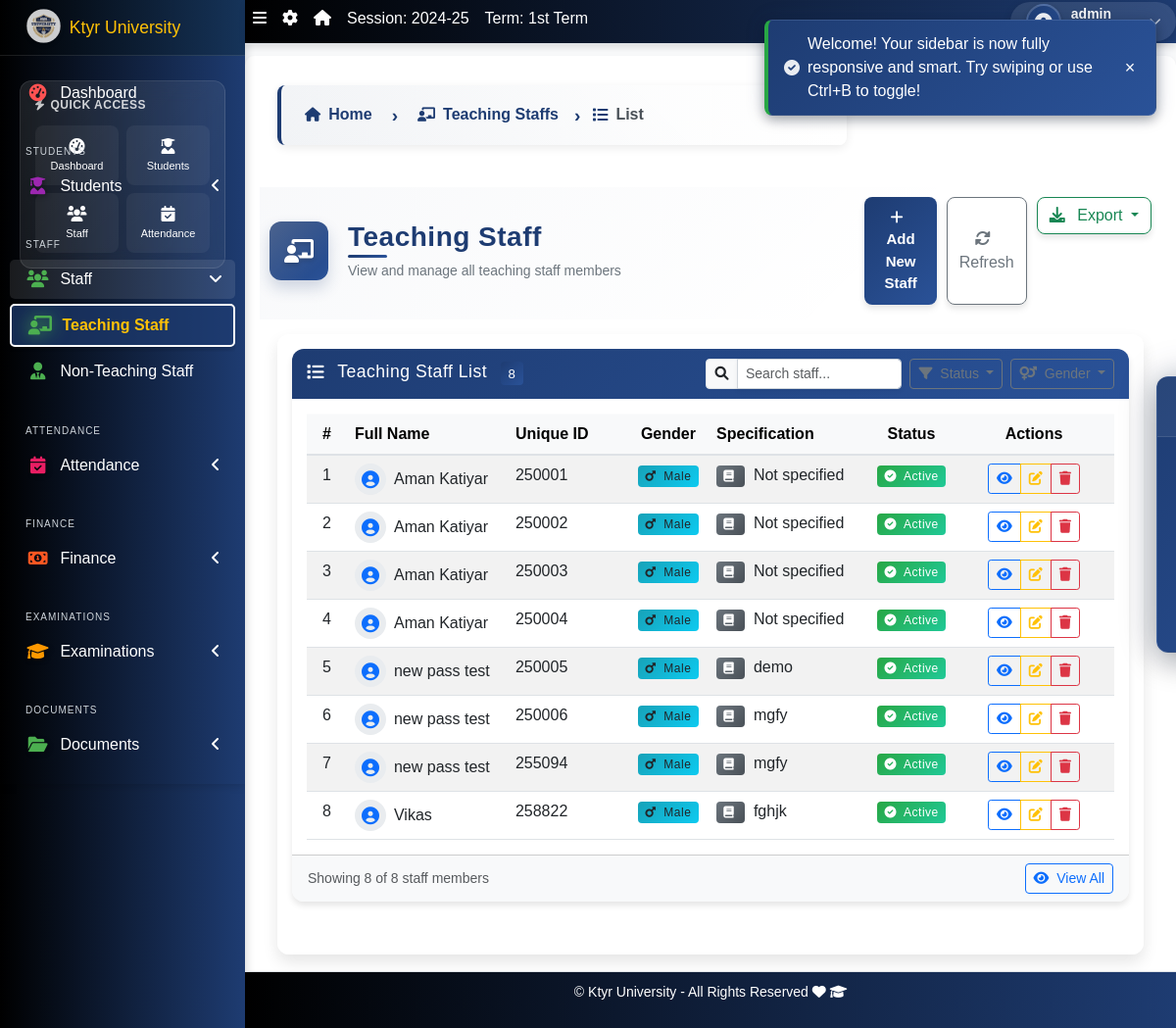
The app's page /staff/list/ (signed in), older data.
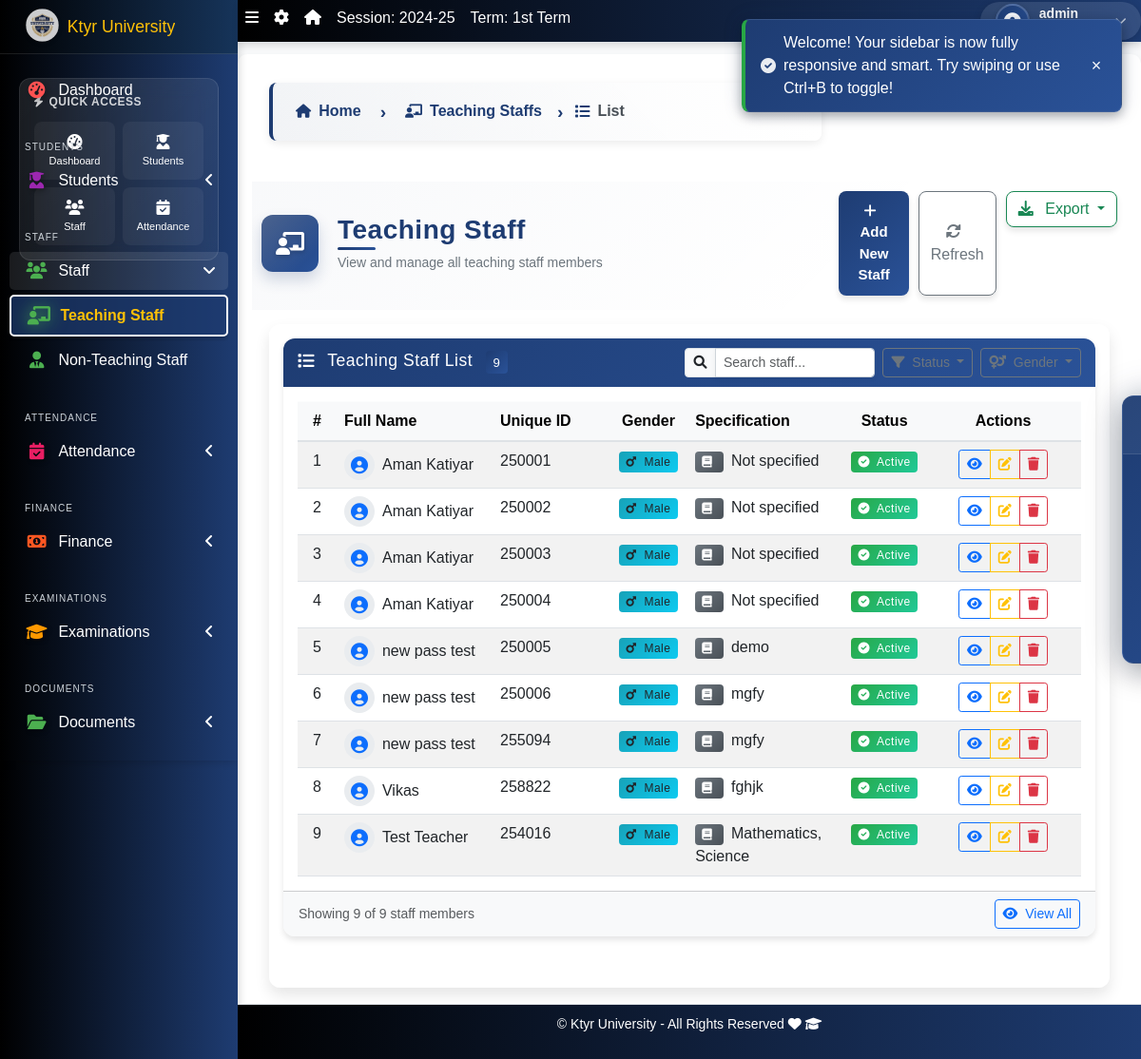
The same page, newer data.
### apps/corecode/models.py (models this page shows, shortened)
class CollegeProfile(models.Model):
    college_name = models.CharField(max_length=255)
    college_address = models.TextField()
    college_email = models.EmailField()
    college_phone = models.CharField(max_length=15)
    college_logo = models.ImageField(upload_to='college_logos/', blank=True, null=True)
    established_year = models.PositiveIntegerField()
    principal_name = models.CharField(max_length=255)
    college_type = models.CharField(max_length=50, choices=[
        ('Government', 'Government'),
        ('Private', 'Private'),
        ('Semi-Government', 'Semi-Government'),
    ])
    admin_email = models.EmailField()
    admin_contact = models.CharField(max_length=15)
    facebook_link = models.URLField(blank=True, null=True)
    twitter_link = models.URLField(blank=True, null=True)
    linkedin_link = models.URLField(blank=True, null=True)

### apps/staffs/models.py (models this page shows, shortened)
class Staff(models.Model):
    STATUS = [("active", "Active"), ("inactive", "Inactive")]
    GENDER = [("male", "Male"), ("female", "Female")]
    current_status = models.CharField(max_length=10, choices=STATUS, default="active")
    registration_number = models.CharField(max_length=200, unique=True, null=True, blank=True)
    fullname = models.CharField(max_length=200)
    gender = models.CharField(max_length=10, choices=GENDER, default="male")
    date_of_birth = models.DateField(default=timezone.now)
    date_of_registration = models.DateField(default=timezone.now)
    mobile_num_regex = RegexValidator(
        regex="^[0-9]{10,15}$", message="Entered mobile number isn't in a right format!"
    )
    mobile_number = models.CharField(validators=[mobile_num_regex], max_length=13, blank=True)
    aadhar_validator = RegexValidator(
    regex=r'^\d{12}$',
    message="Aadhaar number must be exactly 12 digits.",
    code='invalid_aadhar'
    )
    aadhar = models.CharField(validators=[aadhar_validator], max_length=12, blank=True)
    Subject_specification = models.TextField(blank=True)
    address = models.TextField(blank=True)
    others = models.TextField(blank=True)
    passport = models.ImageField(blank=True, upload_to="staffs/passports/")
    staff_login_id = models.CharField(max_length=50, unique=True, blank=True, null=True)
    staff_password = models.CharField(max_length=50, blank=True, null=True)
    user = models.OneToOneField(User, on_delete=models.CASCADE, blank=True, null=True)

### apps/staffs/views.py (the view)
# urls.py: path("list/", StaffListView.as_view(), name="staff-list"),
class StaffListView(LoginRequiredMixin, AdminRequiredMixin, ListView):
    model = Staff
    def get_context_data(self, **kwargs):
        context = super().get_context_data(**kwargs)
        if 'show_staff_credentials' in self.request.session:
            del self.request.session['show_staff_credentials']
        return context

### apps/corecode/context_processors.py (called while the page is built)
def site_defaults(request):
    current_session = AcademicSession.objects.get(current=True)
    current_term = AcademicTerm.objects.get(current=True)
    vals = SiteConfig.objects.all()
    contexts = {
        "current_session": current_session.name,
        "current_term": current_term.name,
    }
    for val in vals:
        contexts[val.key] = val.value
    return contexts

def global_college_profile(request):
    try:
        profile = CollegeProfileModel.objects.first()
    except CollegeProfileModel.DoesNotExist:
        profile = None
    return {'profile': profile}

### apps/staffs/views.py (called while the page is built)
    def dispatch(self, request, *args, **kwargs):
        if not request.user.is_superuser:
            messages.error(request, "Access denied. Only administrators can access this page.")
            return render(request, '403.html', status=403)
        return super().dispatch(request, *args, **kwargs)

### apps/staffs/templates/staffs/staff_list.html (shortened to what the changed rows need)
{% extends 'base.html' %}
{% load static %}
{% block title %}Teaching Staff{% endblock title %}
{% block content %}
<div class="row mb-3">
  <div class="col-md-12">
    <div class="card shadow-sm">
      <div class="card-header bg-light">
        <div class="d-flex justify-content-between align-items-center">
          <h5 class="card-title mb-0">
            <i class="fas fa-list me-2"></i> Teaching Staff List
            <span class="badge bg-primary ms-2" id="totalStaffCount">{{ object_list|length }}</span>
          </h5>
        </div>
      </div>
      <div class="card-body p-0">
        <div class="table-responsive">
          <table id="stafftable" class="table table-hover table-striped mb-0">
            <thead class="table-light">
              <tr>
                <th width="5%" class="text-center">#</th>
                <th width="20%">Full Name</th>
                <th width="15%">Unique ID</th>
                <th width="10%" class="text-center">Gender</th>
                <th width="20%">Specification</th>
                <th width="10%" class="text-center">Status</th>
                <th width="20%" class="text-center">Actions</th>
              </tr>
            </thead>
            <tbody>
              {% for staff in object_list %}
                <tr class='clickable-row' data-href="{% url 'staff-detail' staff.id %}" data-status="{{ staff.current_status }}" data-gender="{{ staff.gender }}">
                  <td class="text-center">{{ forloop.counter }}</td>
                  <td>
                    <div class="d-flex align-items-center">
                      <div class="staff-avatar me-2">
                        <i class="fas fa-user-circle text-primary"></i>
                      </div>
                      <div>
                        <span class="fw-medium">{{ staff.fullname }}</span>
                      </div>
                    </div>
                  </td>
                  <td>{{ staff.registration_number }}</td>
                  <td class="text-center">
                    {% if staff.gender == 'male' %}
                      <span class="badge bg-info text-dark"><i class="fas fa-mars me-1"></i> {{ staff.get_gender_display }}</span>
                    {% else %}
                      <span class="badge bg-danger"><i class="fas fa-venus me-1"></i> {{ staff.get_gender_display }}</span>
                    {% endif %}
                  </td>
                  <td>
                    <span class="badge bg-secondary me-1"><i class="fas fa-book me-1"></i></span>
                    {{ staff.Subject_specification|default:"Not specified" }}
                  </td>
                  <td class="text-center">
                    {% if staff.current_status == 'active' %}
                      <span class="badge bg-success"><i class="fas fa-check-circle me-1"></i> {{ staff.get_current_status_display }}</span>
                    {% else %}
                      <span class="badge bg-secondary"><i class="fas fa-times-circle me-1"></i> {{ staff.get_current_status_display }}</span>
                    {% endif %}
                  </td>
                  <td class="text-center">
                    <div class="btn-group btn-group-sm">
                      <a href="{% url 'staff-detail' staff.id %}" class="btn btn-outline-primary" data-bs-toggle="tooltip" title="View Details">
                        <i class="fas fa-eye"></i>
                      </a>
                      <a href="{% url 'staff-update' staff.id %}" class="btn btn-outline-warning" data-bs-toggle="tooltip" title="Edit">
                        <i class="fas fa-edit"></i>
                      </a>
                      <a href="{% url 'staff-delete' staff.id %}" class="btn btn-outline-danger" data-bs-toggle="tooltip" title="Delete">
                        <i class="fas fa-trash"></i>
                      </a>
                    </div>
                  </td>
                </tr>
              {% endfor %}
            </tbody>
          </table>
        </div>
      </div>
      <div class="card-footer bg-light">
        <div class="d-flex justify-content-between align-items-center">
          <div>
            <small class="text-muted">Showing <span id="visibleStaffCount">{{ object_list|length }}</span> of {{ object_list|length }} staff members</small>
          </div>
        </div>
      </div>
    </div>
  </div>
</div>
{% endblock content %}

### templates/base.html (shortened to what the changed rows need)
{% load static %}
<!DOCTYPE html>
<html lang="en">
<head>
  <link rel="stylesheet" href="{% static 'dist/css/preload.css' %}">
  <link rel="stylesheet" href="{% static 'plugins/fontawesome-free/css/all.min.css' %}">
  <link rel="stylesheet" href="{% static 'plugins/toastr/toastr.min.css' %}">
<link rel="stylesheet" href="https://cdn.jsdelivr.net/npm/bootstrap-icons/font/bootstrap-icons.css">
    <link rel="stylesheet" href="https://cdnjs.cloudflare.com/ajax/libs/font-awesome/6.5.0/css/all.min.css">
  <link rel="stylesheet"
    href="{% static 'plugins/overlayScrollbars/css/OverlayScrollbars.min.css' %}">
  <link rel="stylesheet" href="{% static 'plugins/Datatables/datatables.min.css' %}" />
  <link rel="stylesheet" href="{% static 'dist/css/adminlte.min.css' %}">
  <link rel="stylesheet" href="https://cdnjs.cloudflare.com/ajax/libs/font-awesome/6.0.0-beta3/css/all.min.css">
  <link rel="stylesheet" href="https://cdn.jsdelivr.net/npm/bootstrap@5.3.0/dist/css/bootstrap.min.css">
  <link rel="stylesheet" href="{% static 'dist/css/style.css' %}">
  <link rel="stylesheet" href="{% static 'dist/css/sidebar-fix.css' %}">
</head>
<body class="hold-transition sidebar-mini layout-fixed layout-navbar-fixed layout-footer-fixed">
  <div class="wrapper">
    <aside class="main-sidebar sidebar-dark-primary">
      <a href="{% url 'home' %}" class="brand-link d-flex align-items-center">
        {% if profile.college_logo %}
        <img src="{{ profile.college_logo.url }}" alt="College Logo" class="brand-image img-circle elevation-3" style="opacity: .8; margin-right: 10px; max-height: 33px;">
        {% else %}
        <i class="fas fa-graduation-cap brand-image img-circle elevation-3" style="opacity: .8; margin-right: 10px; background-color: #1E3C72; color: #fff; padding: 5px; font-size: 16px;"></i>
        {% endif %}
        <span class="brand-text font-weight-light">{{ profile.college_name | default:"MySchool" }}</span>
      </a>
    </aside>
    <div class="content-wrapper">
      <div class="page-title-section">
        <div class="container-fluid">
          <div class="row align-items-center">
            <div class="col-md-8">
              <div class="page-title-container">
                <div class="page-title-content">
                  <h1 class="page-title">{% block title %}{% endblock title %}</h1>
                </div>
              </div>
            </div>
          </div>
        </div>
      </div>
      <section class="content">
        <div class="container-fluid">
          <div class="row">
            <div class="col-md-12">
              {% block fullcard %}
              <div class="card">
                <div class="card-body">
                  <div class="row">
                    <div class="col">
                      {% block content %}
                      {% endblock content %}
                    </div>
                  </div>
                </div>
              </div>
              {% endblock fullcard %}
            </div>
          </div>
        </div>
      </section>
    </div>
    <footer class="main-footer">
      <p>&copy; {{ profile.college_name | default:"MySchool" }} - All Rights Reserved
      <i class="fas fa-heart"></i>
      <i class="fas fa-graduation-cap"></i></p>
    </footer>
  </div>
</body>
</html>

Row changes from the older to the newer data that the page shows:
added Staff: fullname "Test Teacher", registration_number "254016", gender "Male", Subject_specification "Mathematics, Science", current_status "Active"
Text that changed along with them:
{{ object_list|length }}: "8" → "9"
